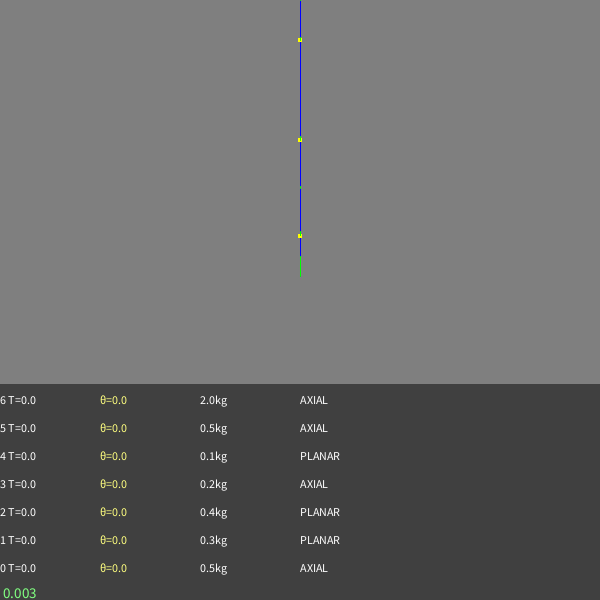
Frame 1 (no input)
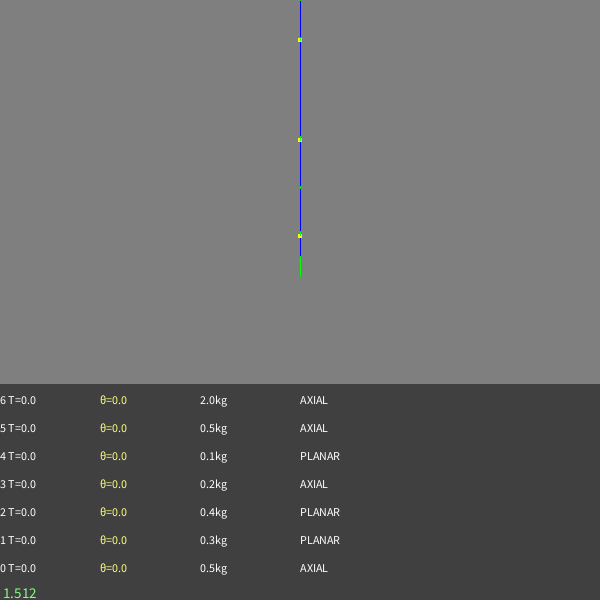
Frame 60 (the mouse pressed at the canvas centre just before this capture)
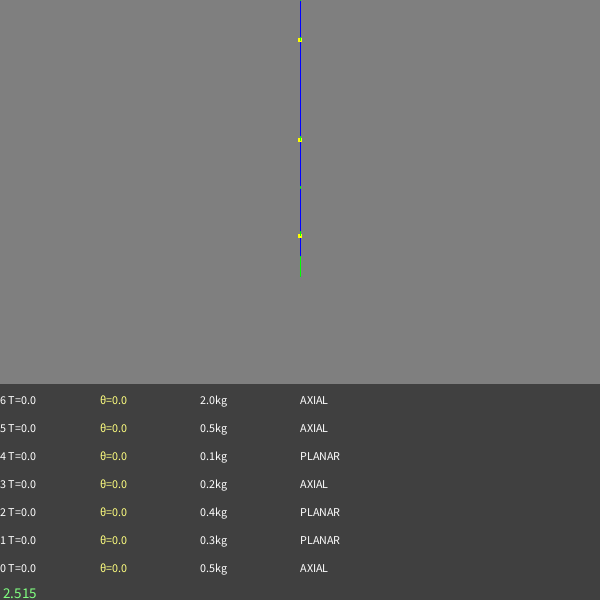
Frame 120 (the mouse held since frame 60 and released just before this capture)

The Processing sketch that drew these frames (run headless with seeded random() and noise(); from frame 60 on, the mouse is pressed at the canvas centre):

// Processing sketch: armTorqueCalculator2D
// ── armTorqueCalculator2D.pde
// 
//
// ##### Robot Arm Torque Calculator #####
// 
//
// ## about ##
//
// This app draws a 6DOF serial manipulator robot arm in 2D and calculates the linear and torque forces on each joint.
// The robot's mass and dimensions are set in the robotArm constructor. 
//
// Written 2017-09-05 in Processsing 3.3.5 by Dan Royer (dan@marginallyclever.com) 
//
// Default unit of measurement is meters, kilograms, celcius, radians.
// 
//
// ## controls ##
// 
// Spacebar toggles the clock pause.
// When the mouse cursor is near a planar joint that joint will become highlighted.
// Click and hold the left mouse button to make a highlighted joint into a selected joint.
// Q/E will rotate a selected joint if the clock is not paused.
// 1 will toggle display of torque at each joint.
// 2 will toggle display of angle at each joint.
// 
//
// ## output ##
//
// Bottom left of screen shows total seconds of unpaused clock time.  red is paused.  green is unpaused.
// Arm is on the top of the screen becase Y=0 is top of Processing window and Y+ is downwards.
// Robot arm linkages are in dark blue.
// Robot linear forces (gravity) are in green.
// Most robot joints are in yellow.
// Highlighted robot joints have an orange box around them.
// Selected joints are red and have a line leading to the mouse cursor.
// Each robot joint displays the current angle (θ) in degrees and the torque force (T) in Newtons.
// 


final static float SCALE   = 400;      // for rendering
final static float GRAVITY = -9.80665; // m/s/s


RobotArm   arm;
Clock      clock;


void setup() {
  clock = new Clock();
  arm = new RobotArm();
  arm.joints[0].posAbs.x = (width/2)/SCALE;

  size(600,600);  // window size
}



void draw() {
  animate();
  
  // erase everything
  background(127,127,127);
  fill(64,64,64);
  noStroke();
  rect(0,height-216,width,height);
  arm.draw();
  clock.draw();
}


void animate() {
  clock.update();
  
  if(!clock.paused) {
    arm.animateAbsPosition();
    arm.animateForces();
  }
}


void keyPressed() {
  //println("Pressed "+key+" aka "+keyCode);

  switch(key) {
    case 'q':  arm.rotateSelectedJoint(-1);  break;
    case 'e':  arm.rotateSelectedJoint(1);  break;
    default: break;
  }
}


void keyReleased() {
  //println("Released "+key+" aka "+keyCode);
  switch(key) {
    case 'q':  arm.rotateSelectedJoint(0);  break;
    case 'e':  arm.rotateSelectedJoint(0);  break;
    case '1':  arm.drawTorques = !arm.drawTorques;  break;
    case '2':  arm.drawAngles  = !arm.drawAngles;   break;  
    case ' ': clock.togglePaused();  break;
    default: break;
  }
}

void mousePressed() {
  Vector mouse = new Vector(mouseX,mouseY);
  arm.activeJoint = arm.findNearestJoint(mouse,JOINT_SELECTION_LIMIT);
  //arm.rotateSelectedJointTowards(new Vector(mouseX,mouseY));
}

void mouseReleased() {
  arm.activeJoint = -1;
}
// ── clock.pde

class Clock {
  long    tLast;            // ms.  last frame time.
  long    tNow;             // ms.  current frame time.
  long    dt;               // ms since last frame
  float   dtSeconds;        // seconds since last frame.
  float   tSecondsRunning;  // seconds while not paused
  boolean paused;           // pause state
  
  Clock() {
    paused=false;
    tLast = millis();
    tSecondsRunning=0;
  }
 
  void update() {
    tNow = millis();
    dt = tNow - tLast;
    tLast = tNow;
    dtSeconds = (float)dt*0.001;
    
    if(!clock.paused) {
      tSecondsRunning += dtSeconds;
    }
  }
  
  void togglePaused() {
    paused = !paused;
  }
  
  void draw() {
    textSize(15);
    if(paused) fill(255,0,0);
    else       fill(128,255,128);
    text(tSecondsRunning,0,height-2);
  }
}
// ── keyboard.pde

class Keyboard {
    
  Keyboard() {
  }
 
  void update() {
  }
  
  void togglePaused() {
  }
  
  void draw() {
    textSize(15);
    fill(128,255,128);
    //text(,0,height-2);
  }
}
// ── robotArm.pde
// Torque = orhogonal force * distance from center
// T = F * L

final static int NUM_JOINTS = 7;
final static float JOINT_SELECTION_LIMIT = 40.0;


enum RotationType {
  NONE,
  AXIAL,
  PLANAR,
};


class RobotJoint {
  float        mass;  // kg
  Vector       posAbs;
  Vector       posOriginalRel;
  Vector       posParentRel;
  float        angleRel;
  float        angleAbs;
  Vector       cumulativeX, cumulativeY;
  Vector       force;
  float        torque;
  RotationType rotationType;
  float        turnSpeed;
  
  RobotJoint() {
    posAbs = new Vector();
    posOriginalRel = new Vector();
    posParentRel = new Vector();
    cumulativeX = new Vector();
    cumulativeY = new Vector();
    force = new Vector();
    turnSpeed = 1;
  }
};


class RobotArm {
  RobotJoint [] joints;
  int activeJoint;
  int activeJointDirection;
  boolean drawAngles;
  boolean drawTorques;
  
  RobotArm() {
    joints = new RobotJoint[NUM_JOINTS];
    activeJoint=-1;
    activeJointDirection=0;
    
    int i;
    for(i=0;i<NUM_JOINTS;++i) {
      joints[i] = new RobotJoint();
      joints[i].angleRel=0;
    }
    
    joints[0].posOriginalRel.set(0,0.00);  joints[0].mass=0.500;  joints[0].rotationType=RotationType.AXIAL;
    joints[1].posOriginalRel.set(0,0.10);  joints[1].mass=0.300;  joints[1].rotationType=RotationType.PLANAR;
    joints[2].posOriginalRel.set(0,0.25);  joints[2].mass=0.400;  joints[2].rotationType=RotationType.PLANAR;
    joints[3].posOriginalRel.set(0,0.12);  joints[3].mass=0.200;  joints[3].rotationType=RotationType.AXIAL;
    joints[4].posOriginalRel.set(0,0.12);  joints[4].mass=0.100;  joints[4].rotationType=RotationType.PLANAR;
    joints[5].posOriginalRel.set(0,0.00);  joints[5].mass=0.500;  joints[5].rotationType=RotationType.AXIAL;
    joints[6].posOriginalRel.set(0,0.10);  joints[6].mass=2.000;  joints[6].rotationType=RotationType.NONE;
  }

  
  int findNearestJoint(Vector p,float maxDistance) {
    int i;
    int iMin=-1;
    float dMin=width;
    
    for(i=0;i<NUM_JOINTS;++i) {
      if(this.joints[i].rotationType != RotationType.PLANAR) continue;
      
      Vector dp = vectorSubtract(vectorScale(this.joints[i].posAbs,SCALE),p);
      float d = vectorLength(dp);
      if( dMin > d ) {
        dMin = d;
        iMin = i;
      }
    }
    if(dMin<maxDistance) {
      //println(iMin+" @ "+dMin);
      return iMin;
    }
    else return -1;
  }
  
  
  void draw() {
    int i;
    
    // linkages
    stroke(0,0,255);
    noFill();
    for(i=0;i<NUM_JOINTS-1;++i) {
      line(this.joints[i].posAbs.x*SCALE,
           this.joints[i].posAbs.y*SCALE,
           this.joints[i+1].posAbs.x*SCALE,
           this.joints[i+1].posAbs.y*SCALE);
    }
    
    // decorate joints
    for(i=0;i<NUM_JOINTS;++i) {
      if(this.joints[i].rotationType!=RotationType.PLANAR) continue;
      
      if(activeJoint==i) {
        fill(255,0,0);
      } else {
        fill(255,255,0);
      }
      noStroke();
      rect(this.joints[i].posAbs.x*SCALE-2,
           this.joints[i].posAbs.y*SCALE-2,
           4,
           4);
    }
    if(activeJoint==-1) {
      int highlightJoint = this.findNearestJoint(new Vector(mouseX,mouseY),JOINT_SELECTION_LIMIT);
      if(highlightJoint!=-1) {
        stroke(255,128,0);
        noFill();
        rect(this.joints[highlightJoint].posAbs.x*SCALE-4,
             this.joints[highlightJoint].posAbs.y*SCALE-4,
             8,
             8);
      }
    }
  
    // force
    stroke(0,255,0);
    noFill();
    for(i=0;i<NUM_JOINTS;++i) {
      line(this.joints[i].posAbs.x*SCALE,
           this.joints[i].posAbs.y*SCALE,
           this.joints[i].posAbs.x*SCALE + this.joints[i].force.x,
           this.joints[i].posAbs.y*SCALE + this.joints[i].force.y);
    }
    
    // active force
    if(activeJoint>=0) {
      stroke(255,127,127);
      noFill();
      Vector p = vectorScale(this.joints[activeJoint].posAbs,SCALE);
      line(mouseX,mouseY,p.x,p.y);
    }
    
  
    // torque
    int fontSize = 12;
    int lineHeight = fontSize+2; 
    fill(255,255,255);
    noStroke();
    textSize(fontSize);
    for(i=0;i<NUM_JOINTS;++i) {
      int x=0,y=height-lineHeight*((i+1)*2+0);
      String torque = i+" T="+this.joints[i].torque;
      String angle = "θ="+degrees(this.joints[i].angleRel);
      String mass = this.joints[i].mass+"kg";
      String rtName = this.joints[i].rotationType==RotationType.PLANAR?"PLANAR":"AXIAL";
      fill(255,255,255);  text(torque , x, y);  x+=100;
      fill(255,255,127);  text(angle  , x, y);  x+=100;
      fill(255,255,255);  text(mass   , x, y);  x+=100;
      fill(255,255,255);  text(rtName , x, y);  x+=100;

      if(drawTorques) {
        fill(255,255,255);
        text(i+"T="+this.joints[i].torque,
             this.joints[i].posAbs.x*SCALE,
             this.joints[i].posAbs.y*SCALE);
      }
      if(drawAngles) {
        fill(255,255,127);
        text(i+"θ="+degrees(this.joints[i].angleRel),
             this.joints[i].posAbs.x*SCALE,
             this.joints[i].posAbs.y*SCALE-lineHeight);
      }
    }
  }
  
  
  void animateAbsPosition() {
    if(activeJoint!=-1 && this.joints[activeJoint].rotationType == RotationType.PLANAR) {
      this.joints[activeJoint].angleRel -= clock.dtSeconds * this.activeJointDirection * this.joints[activeJoint].turnSpeed;
    }
      
    int i;
    for(i=0;i<NUM_JOINTS;++i) {
      RobotJoint joint = this.joints[i];
      if(i==0) {
        joint.angleAbs = joint.angleRel;
      } else {
        RobotJoint previousJoint = this.joints[i-1];
        joint.angleAbs = previousJoint.angleAbs + joint.angleRel;
      }
      
      float c = cos(this.joints[i].angleAbs);
      float s = sin(this.joints[i].angleAbs);

      this.joints[i].cumulativeX.x = c;
      this.joints[i].cumulativeX.y = -s;
      this.joints[i].cumulativeY.x = s;
      this.joints[i].cumulativeY.y = c;
      
      if(i<NUM_JOINTS-1) {
        RobotJoint nextJoint = this.joints[i+1];
        // b.p' = a.p' + b.p.x * a.cumulativeX + b.p.y * a.cumulativeY;
        nextJoint.posParentRel.x = nextJoint.posOriginalRel.x * joint.cumulativeX.x + nextJoint.posOriginalRel.y * joint.cumulativeY.x;
        nextJoint.posParentRel.y = nextJoint.posOriginalRel.x * joint.cumulativeX.y + nextJoint.posOriginalRel.y * joint.cumulativeY.y;
        
        nextJoint.posAbs.x = joint.posAbs.x + nextJoint.posParentRel.x; 
        nextJoint.posAbs.y = joint.posAbs.y + nextJoint.posParentRel.y;
      }
    }
  }
  
  
  void animateForces() {
    int i;
    for(i=NUM_JOINTS-1;i>=0;--i) {
      this.joints[i].force.set(0,this.joints[i].mass*GRAVITY);
    }
  
    for(i=NUM_JOINTS-1;i>=0;--i) {
      recursivelyCalculateTorque(i);
    }
    
    if(activeJoint!=-1) {
      Vector p = vectorScale(this.joints[activeJoint].posAbs,SCALE);
      Vector mouse = new Vector(mouseX,mouseY);
      Vector mousePull = vectorScale(vectorSubtract(mouse,p),20.0/SCALE);
      this.joints[activeJoint].force = vectorAdd( this.joints[activeJoint].force, mousePull ); 
    }
  }
  
  
  void recursivelyCalculateTorque(int arg0) {
    Vector p = this.joints[arg0].posAbs;
    float T = 0;
    
    int i;
    for(i=NUM_JOINTS-1;i>arg0;--i) {
      // F = T * L where L is length of vector A-B and T is orthogonal to A-B
      Vector v = vectorSubtract(this.joints[i].posAbs,p);
      float L = vectorLength(v);  // cm
      Vector vNormal = vectorScale(v,1.0/L);
      Vector vOrtho = new Vector(vNormal.y,vNormal.x);
      Vector fOrtho = vectorDot(vOrtho,this.joints[i].force);
      float F = vectorLength(fOrtho);
      if(L>=0.01) {  // ignore joints of zero length
        T += F * L;
      }
      //println(i+"\t"+L+"\t"+F);
    }
    
    this.joints[arg0].torque = T;
  }
  
  // tell joint to rotate in direct arg0.
  // @param arg9 -1 for negative, 1 for positive.
  void rotateSelectedJoint(int arg0) {
    activeJointDirection = arg0;
  }
};
// ── vector.pde


class Vector {
  float x,y;
  
  Vector() {
    x=0;
    y=0;
  }
  
  Vector(float arg0,float arg1) {
    x = arg0;
    y = arg1;
  }
  
  void set(float arg0,float arg1) {
    x = arg0;
    y = arg1;
  }
};


// return a-b
Vector vectorSubtract(Vector a,Vector b) {
  float x=a.x-b.x;
  float y=a.y-b.y;
  return new Vector(x,y);  
}

// return a+b
Vector vectorAdd(Vector a,Vector b) {
  float x=a.x+b.x;
  float y=a.y+b.y;
  return new Vector(x,y);  
}

// return length of vector
float vectorLength(Vector a) {
  return sqrt( a.x*a.x + a.y*a.y );
}


// return a*b
Vector vectorScale(Vector a,float b) {
  float x=a.x*b;
  float y=a.y*b;
  return new Vector(x,y);  
}


// return a dot product b
Vector vectorDot(Vector a,Vector b) {
  float x=a.x*b.x;
  float y=a.y*b.y;
  return new Vector(x,y);  
}
